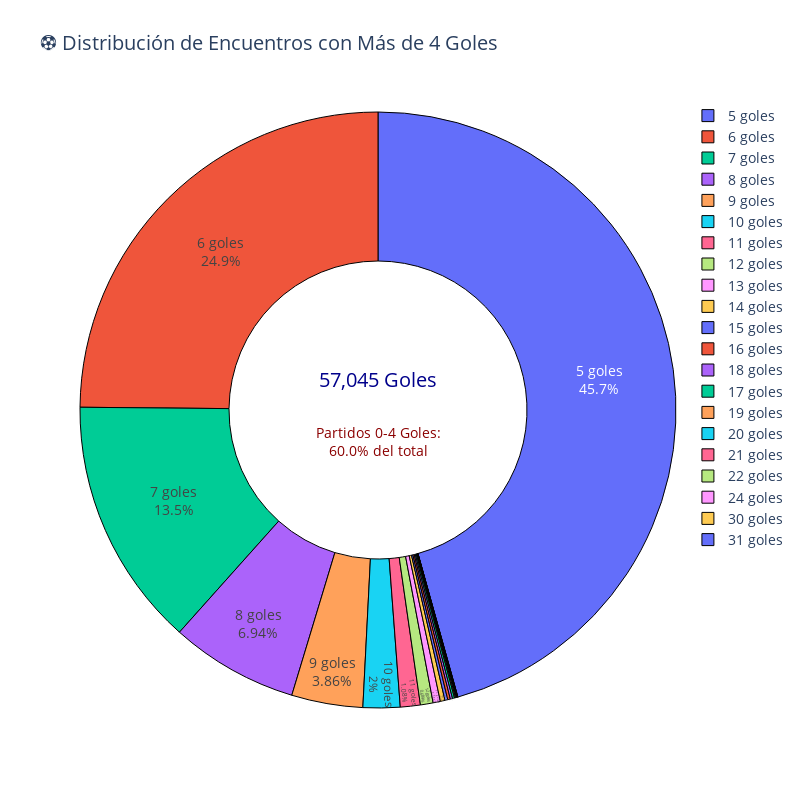

The code cell stored with this chart in its notebook:
### Markdown cell above
#### OTRO ANALISIS

### Code cell
# --- Gráfico de Pie ---
fig_goles_pie = px.pie(
    df_conteo_goles,
    names='total_goles_str', # Nombres de las secciones (5 goles, 6 goles, etc.)
    values='Total_Encuentros', # Valores para determinar el tamaño de la sección
    title='⚽ Distribución de Encuentros con Más de 4 Goles',
    hole=0.5, # Crea un gráfico de dona
    color='total_goles_str',
    height=800,
    width=800,
    labels={
        'total_goles_str': 'Goles Totales en el Partido',
        'Total_Encuentros': 'Número de Partidos'
    }
)

fig_goles_pie.update_traces(
    textposition='inside', 
    textinfo='percent+label', # porcentaje y etiqueta (ej: 30% - 5 goles)
    marker=dict(line=dict(color='#000000', width=1)) # borde negro para mejor contraste
)

fig_goles_pie.update_layout(
    font=dict(size=14),
    annotations=[
        dict(
            text=f"{total_goles_alta_anotacion:,} Goles", 
            x=0.5, y=0.55, # Posición ligeramente arriba del centro
            font=dict(size=20, color='darkblue'),
            showarrow=False
        ),
        # PORCENTAJE DE GOLES BAJOS (lo que no se ve)
        dict(
            text=f"Partidos 0-4 Goles:<br>{porcentaje_baja_anotacion:.1f}% del total",
            x=0.5, y=0.45, # Posición ligeramente abajo del centro
            font=dict(size=14, color='darkred'),
            showarrow=False
        )
    ]
)

fig_goles_pie.show()

### Figure 1 — Plotly figure (JSON) as saved in the notebook; plotly's stock layout.template omitted (floating-point values rounded to 4 significant figures)
{"data": [{"customdata": [["5 goles"], ["6 goles"], ["7 goles"], ["8 goles"], ["9 goles"], ["10 goles"], ["11 goles"], ["12 goles"], ["13 goles"], ["14 goles"], ["15 goles"], ["16 goles"], ["17 goles"], ["18 goles"], ["19 goles"], ["20 goles"], ["21 goles"], ["22 goles"], ["24 goles"], ["30 goles"], ["31 goles"]], "domain": {"x": [0, 1], "y": [0, 1]}, "hole": 0.5, "hovertemplate": "Goles Totales en el Partido=%{customdata[0]}<br>Número de Partidos=%{value}<extra></extra>", "labels": ["5 goles", "6 goles", "7 goles", "8 goles", "9 goles", "10 goles", "11 goles", "12 goles", "13 goles", "14 goles", "15 goles", "16 goles", "17 goles", "18 goles", "19 goles", "20 goles", "21 goles", "22 goles", "24 goles", "30 goles", "31 goles"], "legendgroup": "", "marker": {"colors": ["#636efa", "#EF553B", "#00cc96", "#ab63fa", "#FFA15A", "#19d3f3", "#FF6692", "#B6E880", "#FF97FF", "#FECB52", "#636efa", "#EF553B", "#00cc96", "#ab63fa", "#FFA15A", "#19d3f3", "#FF6692", "#B6E880", "#FF97FF", "#FECB52", "#636efa"], "line": {"color": "#000000", "width": 1}}, "name": "", "showlegend": true, "textinfo": "percent+label", "textposition": "inside", "type": "pie", "values": [4176, 2272, 1238, 634, 353, 183, 99, 63, 36, 23, 14, 13, 10, 11, 5, 4, 3, 2, 1, 1, 1]}], "layout": {"annotations": [{"font": {"color": "darkblue", "size": 20}, "showarrow": false, "text": "57,045 Goles", "x": 0.5, "y": 0.55}, {"font": {"color": "darkred", "size": 14}, "showarrow": false, "text": "Partidos 0-4 Goles:<br>60.0% del total", "x": 0.5, "y": 0.45}], "font": {"size": 14}, "height": 800, "legend": {"tracegroupgap": 0}, "title": {"text": "⚽ Distribución de Encuentros con Más de 4 Goles"}, "width": 800}}
